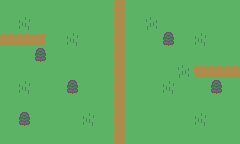

A 2D game scene composited from a Tiled map and its tileset images. What follows is a short description and the map's XML, with every tile layer's data as written:
An orthogonal 15x9 tile map with 16x16 px tiles, 2 tile layers (Ground Layer, Grass Layer), 2 tilesets and 1 object.

<map version="1.8" tiledversion="1.8.2" orientation="orthogonal" renderorder="right-down" width="15" height="9" tilewidth="16" tileheight="16" infinite="0" nextlayerid="6" nextobjectid="3">
 <tileset firstgid="1" source="AnimTileset.tsx" />
 <tileset firstgid="10" source="Soldier.tsx" />
 <layer id="1" name="Ground Layer" width="15" height="9">
  <data encoding="csv">
1,1,1,1,1,1,1,4,1,1,1,1,1,1,1,
1,1,1,1,1,1,1,4,1,1,1,1,1,1,1,
1,1,2684354563,1,1,1,1,4,1,1,1,1,1,1,1,
1,1,1,1,1,1,1,4,1,1,1,1,1,1,1,
1,1,1,1,1,1,1,4,1,1,1,1,536870915,1,1,
1,1,1,1,1,1,1,4,1,1,1,1,1,1,1,
1,1,1,1,1,1,1,4,1,1,1,1,1,1,1,
1,1,1,1,1,1,1,4,1,1,1,1,1,1,1,
1,1,1,1,1,1,1,4,1,1,1,1,1,1,1
</data>
 </layer>
 <objectgroup id="5" name="Entities">
  <object id="2" gid="10" x="160" y="128" width="16" height="16">
   <properties>
    <property name="HeroSpawnPoint" value="1" />
   </properties>
  </object>
 </objectgroup>
 <layer id="4" name="Grass Layer" width="15" height="9">
  <data encoding="csv">
0,0,0,0,0,0,0,0,0,0,0,0,0,0,0,
0,5,0,0,0,0,0,0,0,2147483653,0,0,0,0,0,
2684354564,2684354564,0,0,5,0,0,0,0,0,2,0,5,0,0,
0,0,2,0,0,0,0,0,0,0,0,0,0,0,0,
0,0,0,0,0,0,0,0,0,0,0,2147483653,0,2684354564,2684354564,
0,5,0,0,2,0,0,0,0,0,5,0,0,2,0,
0,0,0,0,0,0,0,0,0,0,0,0,0,0,0,
0,2,0,0,0,5,0,0,0,0,0,0,5,0,0,
0,0,0,0,0,0,0,0,0,0,0,0,0,0,0
</data>
 </layer>
</map>
